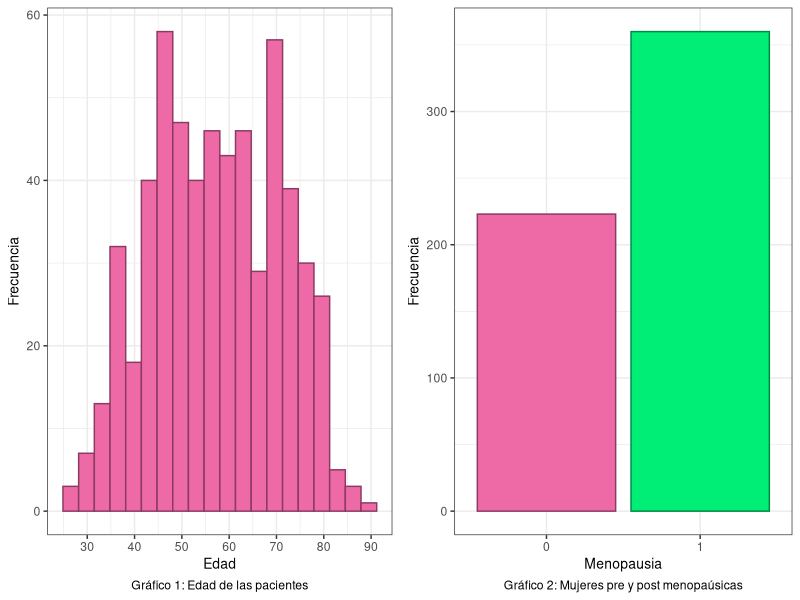
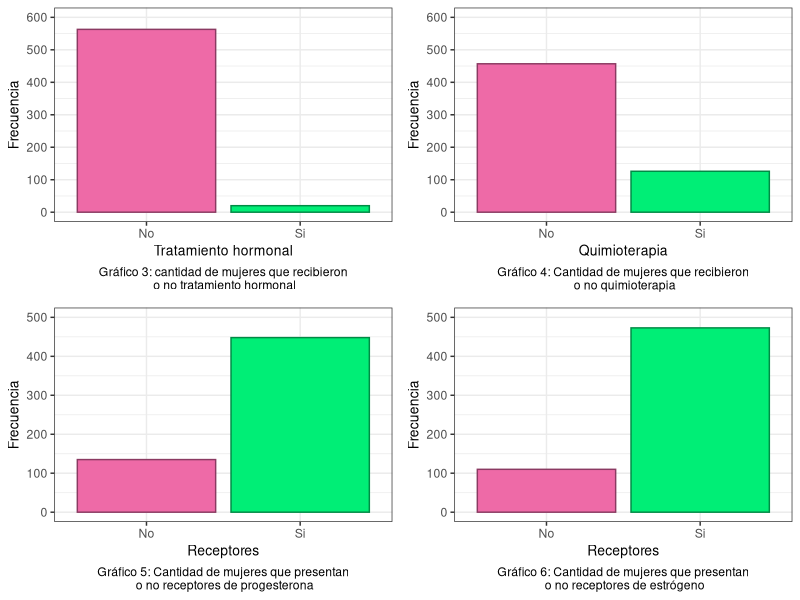
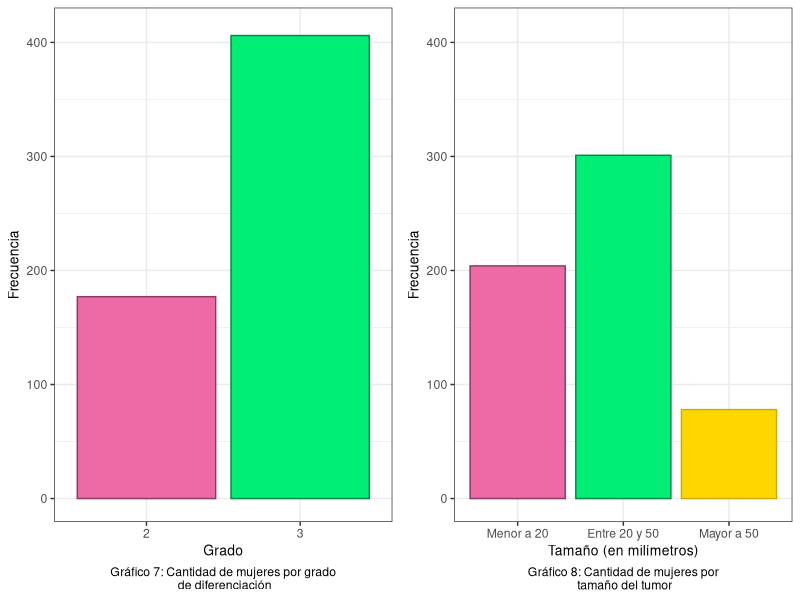
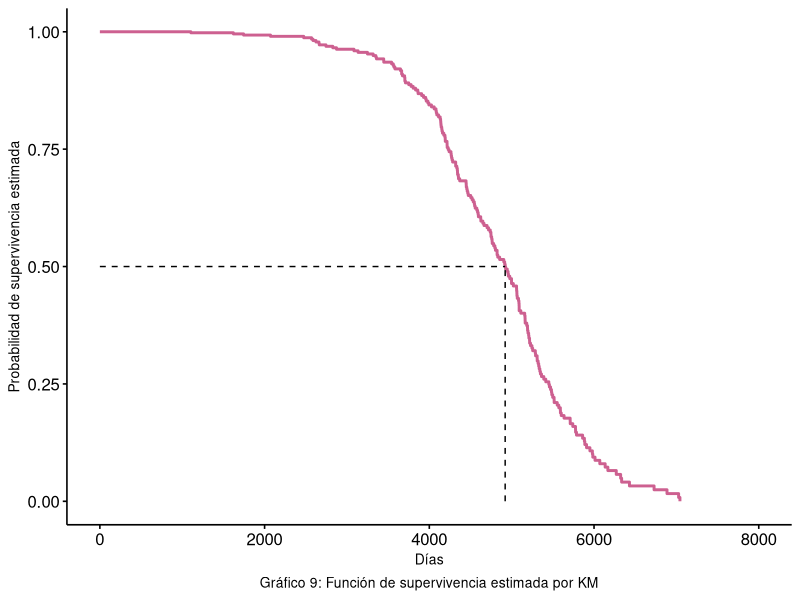
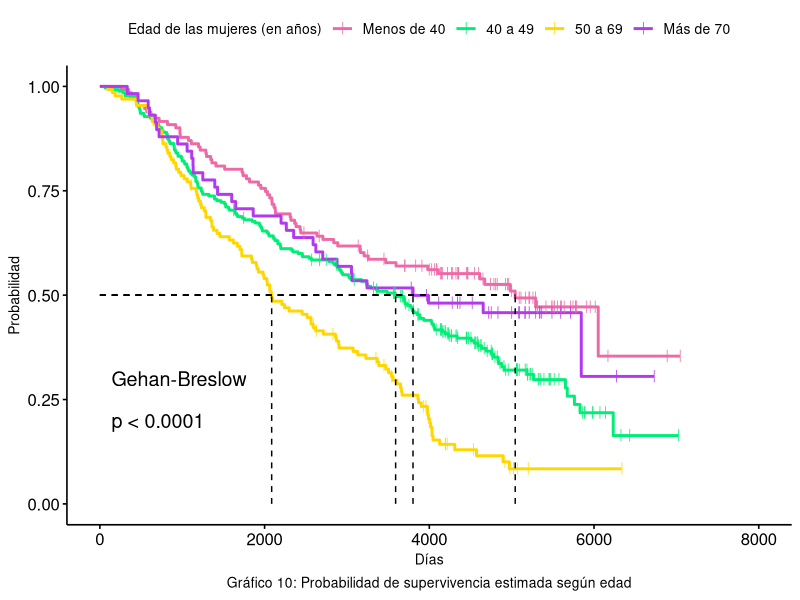
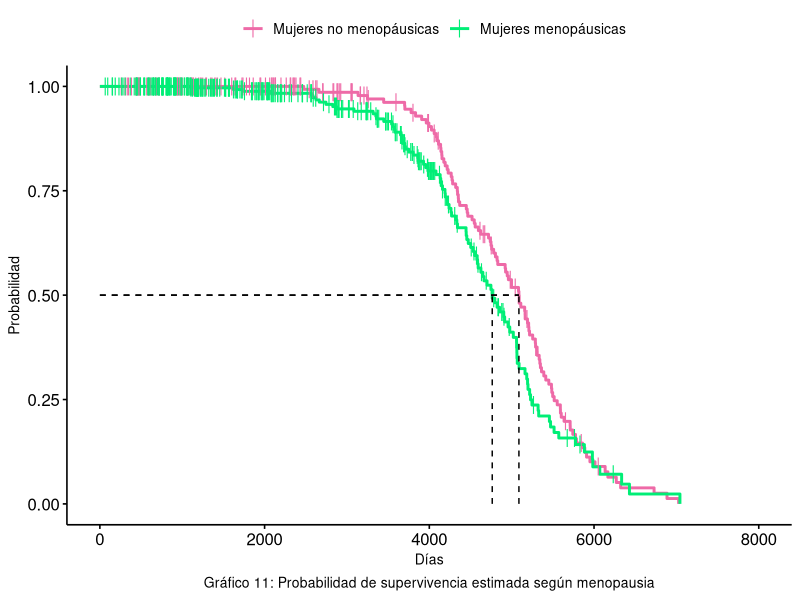
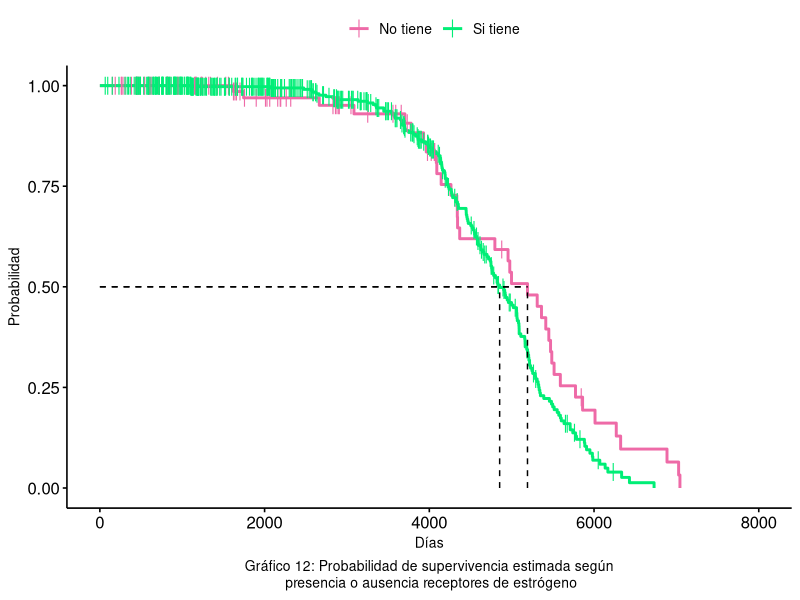
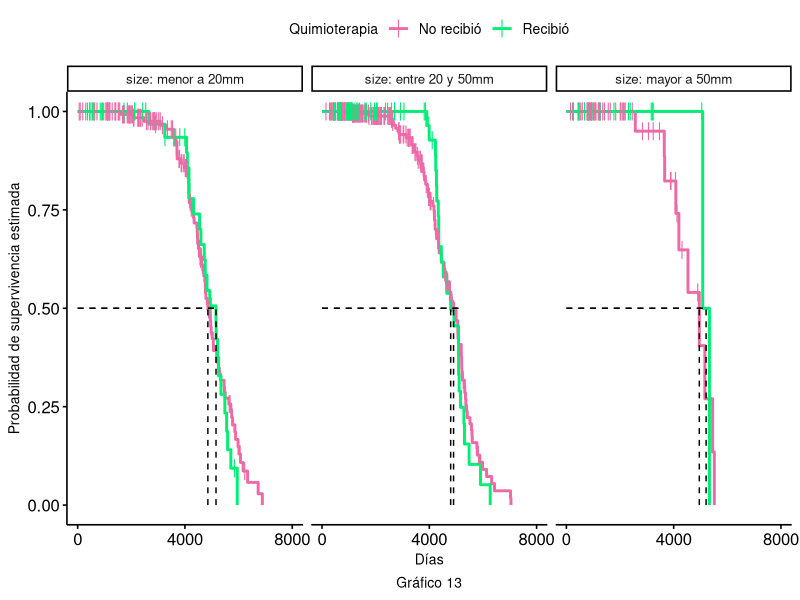

These figures' R source, in order:
## ---- chunk 1
library(survival)
library(tidyverse)
library(gridExtra)

datos <- rotterdam %>%
  filter(year <= 1985) %>%
  select(-c(nodes, rtime, recur))


#Conteo de eventos y censuras
#datos %>% 
#  count(death)

# Variable age

grafico1 <- ggplot(data = datos, aes(x = age)) +
  geom_histogram(bins = 20,fill = "hotpink2",
                 color = "hotpink4") +
  scale_x_continuous(breaks = seq(30, 90, by=10)) +
  labs(caption = "Gráfico 1: Edad de las pacientes",
       x = "Edad",
       y = "Frecuencia") +
  theme_bw() +
  theme(axis.title = element_text(size = 10),
        plot.caption = element_text(hjust = 0.5))

# Variable "meno"

grafico2 <- ggplot(data = datos, 
                   aes(x = factor(meno), fill = factor(meno),
                       color = factor(meno))) +
  geom_bar(size = 0.5) +
  scale_fill_manual(values = c("hotpink2","springgreen2")) +
  scale_color_manual(values = c("hotpink4","springgreen4")) +
  labs(caption = "Gráfico 2: Mujeres pre y post menopaúsicas",
       x = "Menopausia",
       y = "Frecuencia") +
  theme_bw() +
  theme(axis.title = element_text(size = 10),
        legend.position = "none",
        plot.caption = element_text(hjust = 0.5))


## ---- chunk 2
grid.arrange(grafico1, grafico2, ncol=2)
## ---- chunk 3

# Variable hormon
grafico3 <- ggplot(data = datos, aes(x=factor(hormon), fill = factor(hormon), color = factor(hormon)))+
  geom_bar(size = 0.5) +
  scale_fill_manual(values = c("hotpink2","springgreen2")) +
  scale_color_manual(values = c("hotpink4","springgreen4")) +
  scale_y_continuous(breaks = seq(0, 600, 100), limits = c(0,600)) +
  scale_x_discrete(label = c("No", "Si")) + 
 labs(caption = "Gráfico 3: cantidad de mujeres que recibieron\n o no tratamiento hormonal",
       x = "Tratamiento hormonal",
       y = "Frecuencia")+
  theme_bw() +
  theme(axis.title = element_text(size = 10),
        legend.position = "none", 
        plot.caption = element_text(hjust = 0.5))

# Variable chemo
grafico4 <- ggplot(data = datos, aes(x=factor(chemo), fill = factor(chemo), color = factor(chemo)))+
  geom_bar(size = 0.5) +
  scale_fill_manual(values = c("hotpink2","springgreen2")) +
  scale_color_manual(values = c("hotpink4","springgreen4")) +
  scale_x_discrete(label = c("No", "Si")) + 
  scale_y_continuous(breaks = seq(0, 600, 100), limits = c(0,600)) +
 labs(caption = "Gráfico 4: Cantidad de mujeres que recibieron\n o no quimioterapia",
       x = "Quimioterapia",
       y = "Frecuencia")+
  theme_bw() +
  theme(axis.title = element_text(size = 10),
        legend.position = "none", 
        plot.caption = element_text(hjust = 0.5))


# Variable pgr
datos_graf <- datos %>% 
  mutate(pgr_cat = ifelse(pgr == 0, 0, 1),
         er_cat = ifelse(er == 0, 0, 1))

grafico5 <- ggplot(data = datos_graf, aes(x = factor(pgr_cat), fill = factor(pgr_cat), color = factor(pgr_cat))) +
  geom_bar(size = 0.5) +
  scale_fill_manual(values = c("hotpink2","springgreen2")) +
  scale_color_manual(values = c("hotpink4","springgreen4")) +
  scale_x_discrete(label = c("No", "Si")) + 
  scale_y_continuous(breaks = seq(0, 500, 100), limits = c(0,500)) +
  labs(caption = "Gráfico 5: Cantidad de mujeres que presentan\n o no receptores de progesterona",
       x = "Receptores",
       y = "Frecuencia")+
  theme_bw() + 
  theme(axis.title = element_text(size = 10),
        legend.position = "none",
        plot.caption = element_text(hjust = 0.5))

# Variable er

grafico6 <- ggplot(data = datos_graf, aes(x = factor(er_cat), fill = factor(er_cat), color = factor(er_cat))) +
  geom_bar(size = 0.5) +
  scale_fill_manual(values = c("hotpink2","springgreen2")) +
  scale_color_manual(values = c("hotpink4","springgreen4")) +
  scale_x_discrete(label = c("No", "Si")) + 
  scale_y_continuous(breaks = seq(0, 500, 100), limits = c(0,500)) +
  labs(caption = "Gráfico 6: Cantidad de mujeres que presentan\n o no receptores de estrógeno",
       x = "Receptores",
       y = "Frecuencia")+
  theme_bw() + 
  theme(axis.title = element_text(size = 10),
        legend.position = "none",
        plot.caption = element_text(hjust = 0.5))

## ---- chunk 4
grid.arrange(grafico3, grafico4, grafico5, grafico6, nrow = 2)
## ---- chunk 5

grafico7 <- ggplot(data = datos, aes(x = factor(grade), fill = factor(grade), color = factor(grade))) +
  geom_bar(size = 0.5) +
  scale_fill_manual(values = c("hotpink2","springgreen2")) +
  scale_color_manual(values = c("hotpink4","springgreen4")) +
  scale_y_continuous(breaks = seq(0, 400, 100), limits = c(0,410)) +
  labs(caption = "Gráfico 7: Cantidad de mujeres por grado\n de diferenciación",
       x = "Grado",
       y = "Frecuencia")+
  theme_bw() +
  theme(axis.title = element_text(size = 10),
        legend.position = "none",
        plot.caption = element_text(hjust = 0.5))

# Variable size

grafico8 <- ggplot(data = datos, aes(x = size, fill = size, color = size)) +
  geom_bar(size = 0.5) +
  scale_fill_manual(values = c("hotpink2","springgreen2", "gold")) +
  scale_color_manual(values = c("hotpink4","springgreen4", "gold3")) +
  scale_x_discrete(labels = c("Menor a 20", "Entre 20 y 50", "Mayor a 50")) +
  scale_y_continuous(breaks = seq(0, 400, 100), limits = c(0,410)) +
  labs(caption = "Gráfico 8: Cantidad de mujeres por\n tamaño del tumor",
       x = "Tamaño (en milímetros)",
       y = "Frecuencia") +
  theme_bw() +
  theme(axis.title = element_text(size = 10),
        legend.position = "none",
        plot.caption = element_text(hjust = 0.5))


## ---- chunk 6
grid.arrange(grafico7, grafico8, nrow=1, ncol = 2 )
## ---- chunk 7
library(survival)
library(survminer)
library(survMisc)
library(ggpubr)

KM.surv <- survfit(Surv(dtime, death == 0 ) ~ 1, data = datos)
#"death == 0" indica la censura.


ggsurvplot(fit = KM.surv, data = datos,
           palette = "hotpink3",
           surv.median.line = "hv",
           conf.int = F,
           censor = F,
           xlab = "Días",  
           ylab = "Probabilidad de supervivencia estimada",
           legend = "none",
           legend.title="",
           ggtheme = theme_survminer() + 
             theme(axis.title.x = element_text(size = 10),
                   axis.title.y = element_text(size = 10),
                   plot.caption = element_text(hjust = 0.5, size = 10))) +
  labs(caption = "Gráfico 9: Función de supervivencia estimada por KM")
## ---- chunk 8
library(knitr)
# Datos para la tabla
datos_tabla <- data.frame(
  Variable = c("Rango de edad", "Menopausia","Tratamiento hormonal",
               "Quimioterapia","Receptores de progesterona", 
               "Receptores de estrógeno", "Grado de diferenciación","Tamaño"),
  Test = c("Wilcoxon generalizado", "Wilcoxon generalizado", "Peto-Peto", 
           "Wilcoxon generalizado", "Log-Rank", "Log-Rank",
           "Log-Rank", "De Tendencia"),
  p_value = c("< 0.0001", "0.0095", "0.4000", "0.2200","0.7700", "0.0590","0.4400", "0.3800")
)

# Imprimir tabla
kable(datos_tabla, align = "c")
## ---- chunk 9
# Función de supervivencia según edad (agrupada en intervalos)
datos1 <- datos %>% 
  mutate(age_range = case_when(
    age < 40 ~ "Menos de 40",
    age >= 40 & age < 50 ~ "40s",
    age >= 50 & age < 70 ~ "50s y 60s",
    age >= 70 ~ "Más de 70"
  ))

KM.segun.age <- survfit(Surv(dtime, death) ~ age_range, data = datos1)

ggsurvplot(fit = KM.segun.age, data = datos1, 
           palette = c("hotpink2", "springgreen2","gold", "darkorchid2"),
           surv.median.line = "hv",
           conf.int = F, 
           censor.shape = 124,
           censor.size = 3,
           pval = T,
           pval.method = T,
           log.rank.weights = "n",
           xlab = "Días", 
           ylab = "Probabilidad",
           legend.title = "Edad de las mujeres (en años)",
           legend.labs = c("Menos de 40", "40 a 49", "50 a 69","Más de 70"),
           ggtheme = theme_survminer() + 
             theme(axis.title.x = element_text(size = 10),
                   axis.title.y = element_text(size = 10),
                   plot.caption = element_text(hjust = 0.5, size = 10))
           ) + labs(caption = "Gráfico 10: Probabilidad de supervivencia estimada según edad")

## ---- chunk 10
# Función de supervivencia según menopausia

KM.segun.meno <- survfit(Surv(dtime, death == 0) ~ meno, data = datos)

ggsurvplot(fit = KM.segun.meno, data = datos1,
           palette = c("hotpink2", "springgreen2"),
           surv.median.line = "hv",
           conf.int = F, 
           censor.shape = 124,
           xlab = "Días", 
           ylab = "Probabilidad",
           legend.title="",
           legend.labs = c("Mujeres no menopáusicas", "Mujeres menopáusicas"),
           ggtheme = theme_survminer() + 
             theme(axis.title.x = element_text(size = 10),
                   axis.title.y = element_text(size = 10),
                   plot.caption = element_text(hjust = 0.5, size = 10))
           #,pval = T, 
           #pval.method = T,
           #log.rank.weights = "n"
           ) + labs(caption = "Gráfico 11: Probabilidad de supervivencia estimada según menopausia")
## ---- chunk 11
KM.segun.er <- survfit(Surv(dtime, death == 0) ~ er_cat, data = datos_graf)

ggsurvplot(fit = KM.segun.er, data = datos_graf,
           palette = c("hotpink2", "springgreen2"),
           surv.median.line = "hv",
           conf.int = F, 
           censor.shape = 124,
           legend.title="",
           legend.labs = c("No tiene", "Si tiene"),
           xlab = "Días", 
           ylab = "Probabilidad",
           ggtheme = theme_survminer() + 
             theme(axis.title.x = element_text(size = 10),
                   axis.title.y = element_text(size = 10),
                   plot.caption = element_text(hjust = 0.5, size = 10))
           #,pval = T, pval.method = T
           ) + labs(caption = "Gráfico 12: Probabilidad de supervivencia estimada según\n presencia o ausencia receptores de estrógeno")
## ---- chunk 12

# Función de supervivencia según si recibó o no quimioterapia (Gráfico 15)
KM.segun.chemo <- survfit(Surv(dtime, death == 0) ~ chemo, data = datos)

# Modificación del conjunto de datos para proxima aplicación (Gráfico 16):
datos2 <- datos %>% 
  mutate(Scores_size = case_when(
    size == "<=20" ~ 1,
    size == "20-50" ~ 2,
    size == ">50" ~ 3
  ))


## ---- chunk 13
#Esto haría es test estratificado pero no da significativo, si queres podemos mostrarlo para que vean que sabemos hacer un test estratficado.
a <- survdiff(Surv(dtime, death) ~ chemo + strata(Scores_size), data = datos2)

levels(datos2$size) <- c("menor a 20mm", "entre 20 y 50mm", "mayor a 50mm")

ggsurvplot(fit = KM.segun.chemo, data = datos2,
           palette = c("hotpink2", "springgreen2"),
           surv.median.line = "hv",
           conf.int = F, 
           censor.shape = 124,
           legend.title="Quimioterapia",
           legend.labs = c("No recibió", "Recibió"),
           xlab = "Días", 
           ylab = "Probabilidad de supervivencia estimada",
           facet.by = "size",
           ggtheme = theme_survminer() + 
             theme(axis.title.x = element_text(size = 10),
                   axis.title.y = element_text(size = 10),
                   plot.caption = element_text(hjust = 0.5, size = 10))) + 
  labs(caption = "Gráfico 13") +
  scale_x_continuous(breaks = c(0, 4000, 8000))
## ---- chunk 14
# Función de supervivencia según el tamaño del tumor
datos2$Scores_size <- as.numeric(datos2$Scores_size)

KM.segun.tamaño <- survfit(Surv(dtime, death == 0) ~ Scores_size, data = datos2)

ggsurvplot(fit = KM.segun.tamaño, data = datos2,
           title = "Gráfico 16: Probabilidad de supervivencia estimada según el tamaño del tumor", 
           palette = c("hotpink2", "springgreen2", "darkorchid2"),
           surv.median.line = "hv",
           conf.int = F, 
           censor.shape = 20,
           legend.labs = c("Menor/igual a 20mm", "Entre 20 y 50mm", "Mayor/igual de 50mm"),
           xlab = "Días", 
           ylab = "Probabilidad",
           legend.title="",
           pval = T, pval.method = T,
           test.for.trend = T
           )

ggsurvplot(fit = KM.segun.tamaño, data = datos2,
           title = "Gráfico 16: Probabilidad de supervivencia estimada según el tamaño del tumor", 
           palette = c("hotpink2", "springgreen2", "darkorchid2"),
           surv.median.line = "hv",
           conf.int = F, 
           censor.shape = 20,
           legend.labs = c("Menor/igual a 20mm", "Entre 20 y 50mm", "Mayor/igual de 50mm"),
           xlab = "Días", 
           ylab = "Probabilidad",
           legend.title="",
           pval = T, 
           pval.method = T
           )
# Conclusión: La experiencia de supervivencia resultar ser la misma sin importar el tamaño que tenia el tumor.
